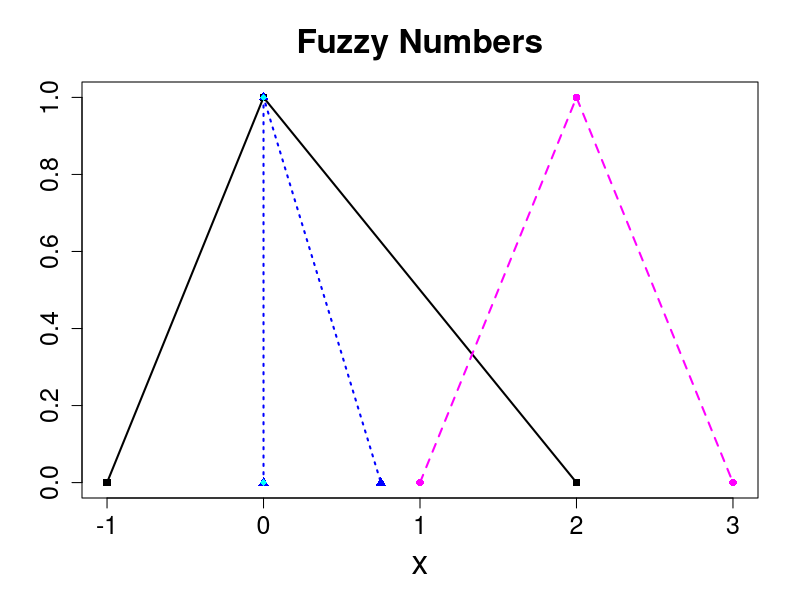

This chart was generated by the following R code:
M = 2 # no. constraints
N = 2 # no. fuzzy variables
K = 3 # fuzzy "size" (triangular)

# Objective function (costs vector)
C1 = array(c(-1,0,2,1,2,3),c(K,N))
print("Objective function")
C1

# Constraints (matrix of coeff.):
A1= array(c(2,4,5,5,8,7,
            3,0,4,5,10,15),c(M,K,N))
print("Matrix of coeff., 1st component")
# First component of the Triangular Fuzzy Number
A1[,1,]
# Second component of the Triangular Fuzzy Number
print("Matrix of coeff., 2nd component")
A1[,2,]
# Third component of the Triangular Fuzzy Number
print("Matrix of coeff., 3rd component")
A1[,3,]

# another simple option is to define them as a matrix,
# but, for algorithm purposes, this structure suits better

# RHS (right hand side), or Vector of coefficients:
B1 = matrix(c(1,3,6,
              2,3,6),
            nrow=M,ncol=K,
            byrow = TRUE)

print("Vector of coefficients")
B1

# MOLP associated
M2 = M*K+N*(K-1) # total no. of constraints
N2 = N*K # total no. of vars

## MULTIOBJECTIVE LP associated:

# Matrix of coefficients


# simplest way: direct manually definition of the matrix
#A2 = matrix( c(2 ,   0  ,  0  ,  3  ,  0  ,  0  
#                0    5  ,  0 ,   0 ,   4   , 0   
#                0    0  ,  8  ,  0  ,  0  , 10   
#                4    0  ,  0 ,  0  ,  0  ,  0  
#                0    5  , 0  ,  0   , 5   , 0   
#                0  ,  0  ,  7 ,   0 ,   0  , 15  
#                1  , -1  ,  0 ,   0  ,  0  ,  0  
#                0  ,  1  , -1  ,  0  ,  0 ,   0  
#                0  ,  0  ,  0  ,  1  , -1  ,  0   
#                0 ,   0  ,  0  ,  0  ,  1  , -1),
#            nrow = M2,ncol=N2,byrow=TRUE)

# Or automatic definition, which requires some programming
A2 = matrix(0,nrow = M2,ncol=N2)
# See Eq.(19) + Remark 3
for(m in 1:M){
  # M*K equivalent constraints 
  for(n in 1:N){
    if(K%%2==0){ # gral. k-polygonal Fuzzy Numbers
      for(k in 1:(K/2)){ # see Remark 3
        ifelse(A1[m,k,n]>=0, A2[K*(m-1)+k,K*(n-1)+k] <- A1[m,k,n], A2[K*m+1-k,K*n+1-k] <- A1[m,k,n])
      }
      for(k in (K/2+1):K){ 
        ifelse(A1[m,k,n]<=0, A2[K*m+1-k,K*n+1-k] <- A1[m,k,n] , A2[K*(m-1)+k,K*(n-1)+k] <- A1[m,k,n])
      }
    }
    else{ # k-polygonal Fuzzy Numbers when a^{-}_k = a^{+}_k (i.e. triangular, etc)
      for(k in 1:((K-1)/2)){ # see Remark 3
        ifelse(A1[m,k,n]>=0, A2[K*(m-1)+k,K*(n-1)+k] <- A1[m,k,n], A2[K*m+1-k,K*n+1-k] <- A1[m,k,n])
      }
      A2[K*(m-1)+(K+1)/2,K*(n-1)+(K+1)/2] = A1[m,(K+1)/2,n]
      for(k in ((K+3)/2):K){ 
        ifelse(A1[m,k,n]<=0, A2[K*m+1-k,K*n+1-k] <- A1[m,k,n] , A2[K*(m-1)+k,K*(n-1)+k] <- A1[m,k,n])
      }
    }
    # N*(K-1) constraints to ensure fuzzy numbers (ordering between components)
    for(k in 1:(K-1)){
      A2[M*K + (K-1)*(n-1)+k,K*(n-1)+k] = 1 # k=i
      A2[M*K + (K-1)*(n-1)+k,K*(n-1)+k+1] = -1 # k=i+1
    } 
  }
}


# check it 
A2

# Vector of coefficients
B2 = rbind(matrix(t(B1)),matrix(0,N*(K-1)))

# check it 
B2

# Coefficient function, or costs vector associated
C2 = matrix(0,nrow=K,ncol = N*K)
# See Eq.(18) + Remark 3
for(n in 1:N){
  if(K%%2==0){ # gral. k-polygonal Fuzzy Numbers
    for(k in 1:(K/2)){ 
      ifelse(C1[k,n]>=0, C2[k,K*(n-1)+k] <- C1[k,n], C2[K+1-k,K*n+1-k] <- C1[k,n])
    }
    for(k in (K/2+1):K){ 
      ifelse(C1[k,n]<=0, C2[K+1-k,K*n+1-k] <- C1[k,n], C2[k,K*(n-1)+k] <- C1[k,n])
    }
  }
  else{ # k-polygonal Fuzzy Numbers when a^{-}_k = a^{+}_k (i.e. triangular, etc)
    for(k in 1:((K-1)/2)){ 
      ifelse(C1[k,n]>=0, C2[k,K*(n-1)+k] <- C1[k,n], C2[k,K*n+1-k] <- C1[k,n])
    }
    C2[(K+1)/2,K*(n-1)+(K+1)/2] = C1[(K+1)/2,n]
    for(k in ((K+3)/2):K){ 
      ifelse(C1[k,n]<=0, C2[k,K*n+1-k] <- C1[k,n], C2[k,K*(n-1)+k] <- C1[k,n])
    }
  }
}

# check it 
C2

# # Weak Pareto Solution for (MOLP)

# install.packages("lpSolve")
library("lpSolve")

# Some weight (arbitrary)
W = c(1,0,0) #rep(1,times=K)
W
W%*%C2 
f.obj = W%*%C2 #c(t(C2))
f.con = A2
f.rhs = B2
f.dir <- rep("<=",times=M2)
# Now run.
WP.Sol = lp ("min", f.obj, f.con, f.dir, f.rhs)

print("Weak Pareto Solution (WPS)")
WP.Sol$solution

print("WPS objective value")
WP.Sol$objval

#check it 
f.obj%*%WP.Sol$solution

# Corresponding non dominated Fuzzy Solution for (FFLP)
x1.fsol = WP.Sol$solution[1:3]
x2.fsol = WP.Sol$solution[4:6]

x1.fsol
x2.fsol

#Example of plotting Fuzzy Numbers

# Objective function (costs vector)
plot(C1[1:3],c(0,1,0),type = "l",lwd=2,col="black" ,
       xlim = c(-1,3),
       main="Fuzzy Numbers", ylab="",
       xlab = "x",
       cex.lab=2,cex.axis=1.5,cex.main=2)
# adding new points/lines (fuzzy number representation) to the previous plot
points(C1[1:3],c(0,1,0),lwd=2,#linewidth
       col= "black",# define color
       pch=15) # point character 

lines(C1[4:6],c(0,1,0),lty=2,#line type
      lwd=2,col= "magenta") 
points(C1[4:6],c(0,1,0),lwd=2,col= "magenta",pch=16) 

# Fuzzy solutions: 
lines(x1.fsol,c(0,1,0),lty=3,lwd=2,col= "blue") 
points(x1.fsol,c(0,1,0),lwd=2,col= "blue",pch=17) 

#lines(x2.fsol,c(0,1,0),lty=4,lwd=2,col= "cyan") 
points(x2.fsol,c(0,1,0),lwd=2,col= "cyan",pch=18) 
